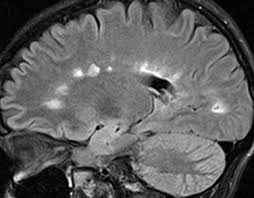
#> input picture brain_tumor_Data/Training/no_tumor/image (11).jpg, 254 x 198 px, found by its file name; its folder holds only this picture in this run
$ jupyter execute --allow-errors Source-Code.ipynb
#> lines starting #> are read from the running program, lines starting #| are printed output that depends on the picture; long printed decimals are rounded
Load Modules

[cell 1]
import numpy as np
import pandas as pd
import matplotlib.pyplot as plt
from sklearn.model_selection import train_test_split
from sklearn.metrics import accuracy_score

Prepare Data

[cell 2]
import os
path = os.listdir('../ComputerVision-Project/brain_tumor_Data/Training/')
classess = {'no_tumor':0,'pituitary_tumor':1}

[cell 3]
import cv2
X = []
Y = []
for cls in classess:
    pth = '../ComputerVision-Project/brain_tumor_Data/Training/' +cls
    for j in os.listdir(pth):
        img = cv2.imread(pth+'/'+j,0)
#> img is the input picture: shape (198, 254); min 0, max 255, mean 95.3
        img = cv2.resize(img,(200,200))
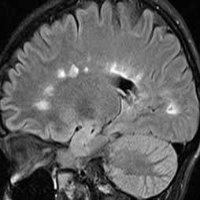
#> img: shape (200, 200); min 0, max 253, mean 95.2
        X.append(img)
        Y.append(classess[cls])
#> pass 2 of the loop `for cls in classess:`:
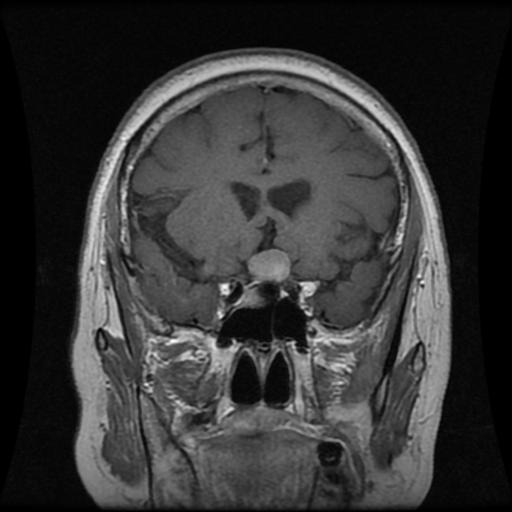
#> input picture brain_tumor_Data/Training/pituitary_tumor/p (103).jpg, 512 x 512 px, found by its file name
#> img is the input picture: shape (512, 512); min 0, max 255, mean 53.6
#> `img = cv2.resize(img,(200,200))`:
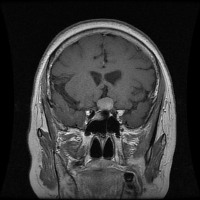
#> img: shape (200, 200); min 0, max 246, mean 53.5

[cell 4]
np.unique(Y)

[cell 5]
X = np.array(X)
Y = np.array(Y)

[cell 6]
pd.Series(Y).value_counts()

[cell 7]
X.shape
#> Out = (2, 200, 200)

Visualize Data

[cell 8]
plt.imshow(X[0],cmap='gray')

Preparing Data

[cell 9]
X_updated = X.reshape(len(X), -1)
X_updated.shape
#> Out = (2, 40000)

Split Data

[cell 10]
xTrain,xTest,yTrain,yTest = train_test_split(X_updated,Y,random_state=10,test_size=.20)
#> yTrain = [1]; yTest = [0]

[cell 11]
xTrain.shape,xTest.shape
#> Out = ((1, 40000), (1, 40000))

Scaling Feature

[cell 12]
print(xTrain.max(),xTrain.min())
#| 246 0
print(xTest.max(),xTest.min())
#| 253 0
xTrain = xTrain/255
xTest = xTest/255
print(xTrain.max(),xTrain.min())
#| 0.9647 0.0
print(xTest.max(),xTest.min())
#| 0.9922 0.0

Selection:PCA : Principal component analysis

[cell 13]
from sklearn.decomposition import PCA

[cell 14]
print(xTrain.shape,xTest.shape)
#| (1, 40000) (1, 40000)
pca = PCA(.98)
pca_train = pca.fit_transform(xTrain)
#> pca_train = [0]
pca_test = pca.transform(xTest)
#> pca_test = [0.0118]
pca_train = xTrain
pca_test  = xTest

[cell 15]
print(pca_train.shape,pca_test.shape)
#| (1, 40000) (1, 40000)
